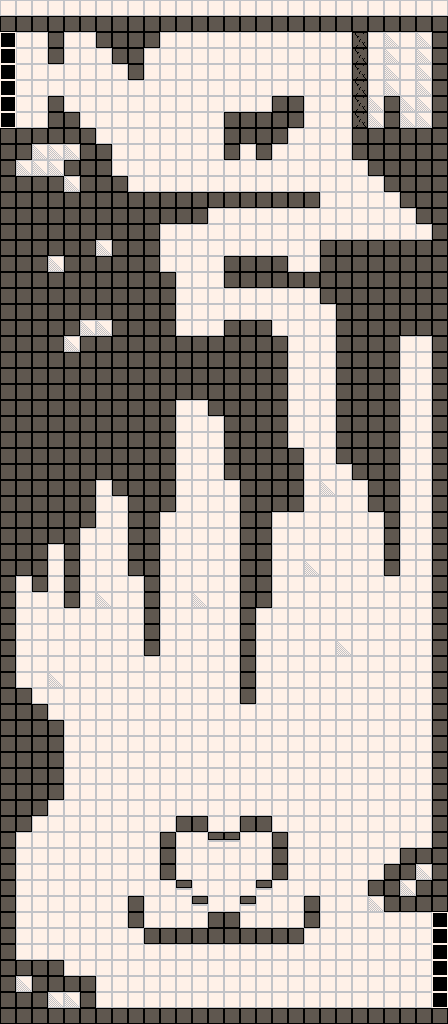

This is a level from a 2D game, rendered from its Tiled map with the project's own tilesets. A one-line summary and the map file follow, with tile-layer data summarised:
An orthogonal 56x128 tile map with 8x8 px tiles, 1 tile layer (Tile Layer 1) and 10 objects (2x spawn_point, 2x map_link, 2x artifact, 2x gem, cam_area, ...).

<map version="1.2" tiledversion="1.3.1" orientation="orthogonal" renderorder="right-down" compressionlevel="0" width="56" height="128" tilewidth="8" tileheight="8" infinite="0" nextlayerid="5" nextobjectid="25">
 <properties>
  <property name="darkness_level" type="int" value="1" />
  <property name="level_id" type="int" value="0" />
 </properties>
 <tileset firstgid="1" source="platformer_sheet_1.tsx" />
 <layer id="4" name="Tile Layer 1" width="56" height="128">
  <data>[7168 cells, 7168 non-empty, 24 distinct tile ids]</data>
 </layer>
 <objectgroup id="2" name="Object Layer 1">
  <object id="1" name="top_left" type="spawn_point" x="0" y="104" width="32" height="24">
   <properties>
    <property name="type" value="side" />
   </properties>
  </object>
  <object id="2" name="camera" type="cam_area" x="0" y="16" width="448" height="1008" />
  <object id="4" name="link" type="map_link" x="-16" y="32" width="16" height="96">
   <properties>
    <property name="dest_map_path" value="Content/raw/map_ow_top.tmx" />
    <property name="dest_spawn_name" value="alpha_exit_top_left" />
   </properties>
  </object>
  <object id="5" name="checkpoint" type="spawn_checkpoint" x="80" y="64" width="32" height="32" />
  <object id="6" name="ground_slam" type="artifact" x="384" y="80" width="16" height="16">
   <properties>
    <property name="id" value="ground_slam" />
   </properties>
  </object>
  <object id="7" name="link" type="map_link" x="448" y="912" width="16" height="96">
   <properties>
    <property name="dest_map_path" value="Content/raw/map_ss_alpha_01.tmx" />
    <property name="dest_spawn_name" value="bottom_left" />
    <property name="dir" value="horz" />
   </properties>
  </object>
  <object id="8" type="artifact" x="216" y="896" width="16" height="16">
   <properties>
    <property name="id" value="health_00" />
   </properties>
  </object>
  <object id="9" name="bottom_right" type="spawn_point" x="416" y="984" width="32" height="24">
   <properties>
    <property name="type" value="side" />
   </properties>
  </object>
  <object id="10" name="gem" type="gem" x="48" y="672" width="16" height="16">
   <properties>
    <property name="ID" type="int" value="1" />
   </properties>
  </object>
  <object id="12" name="gem" type="gem" x="288" y="416" width="16" height="16">
   <properties>
    <property name="ID" type="int" value="0" />
   </properties>
  </object>
 </objectgroup>
</map>
